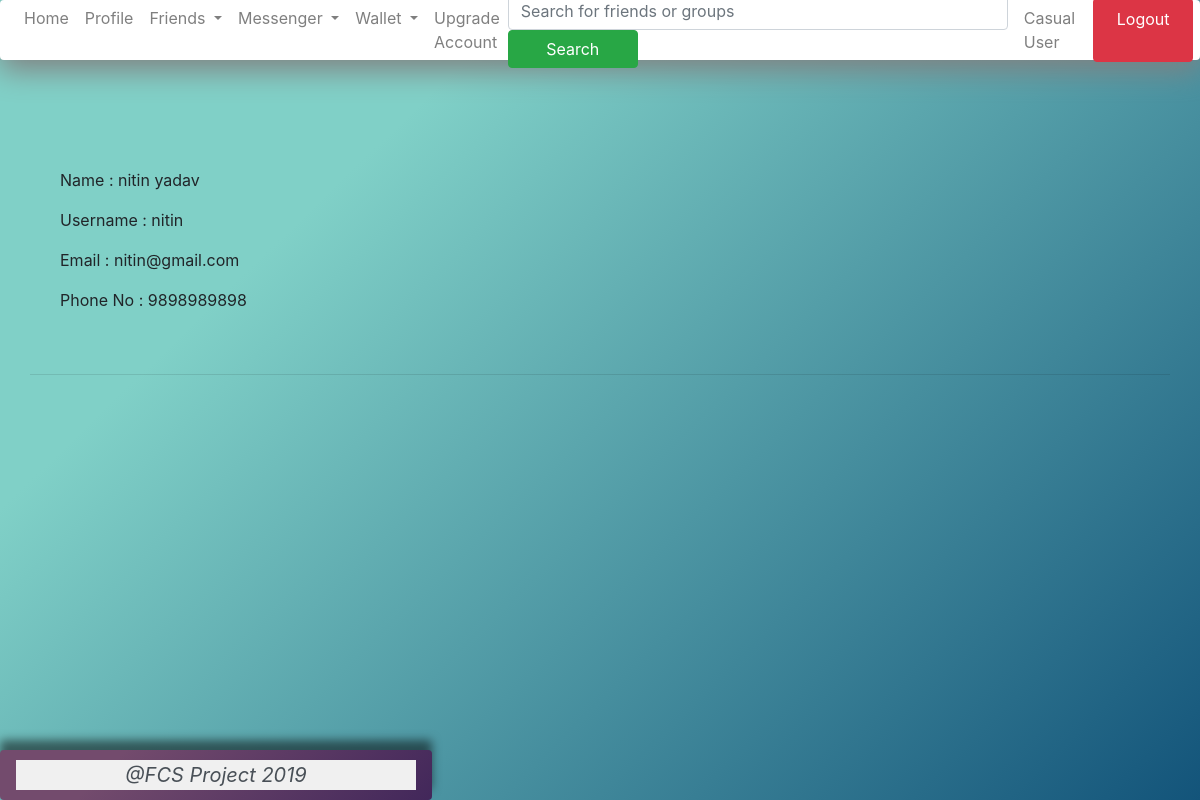
The app's page /profile/1/ (signed in), older data.
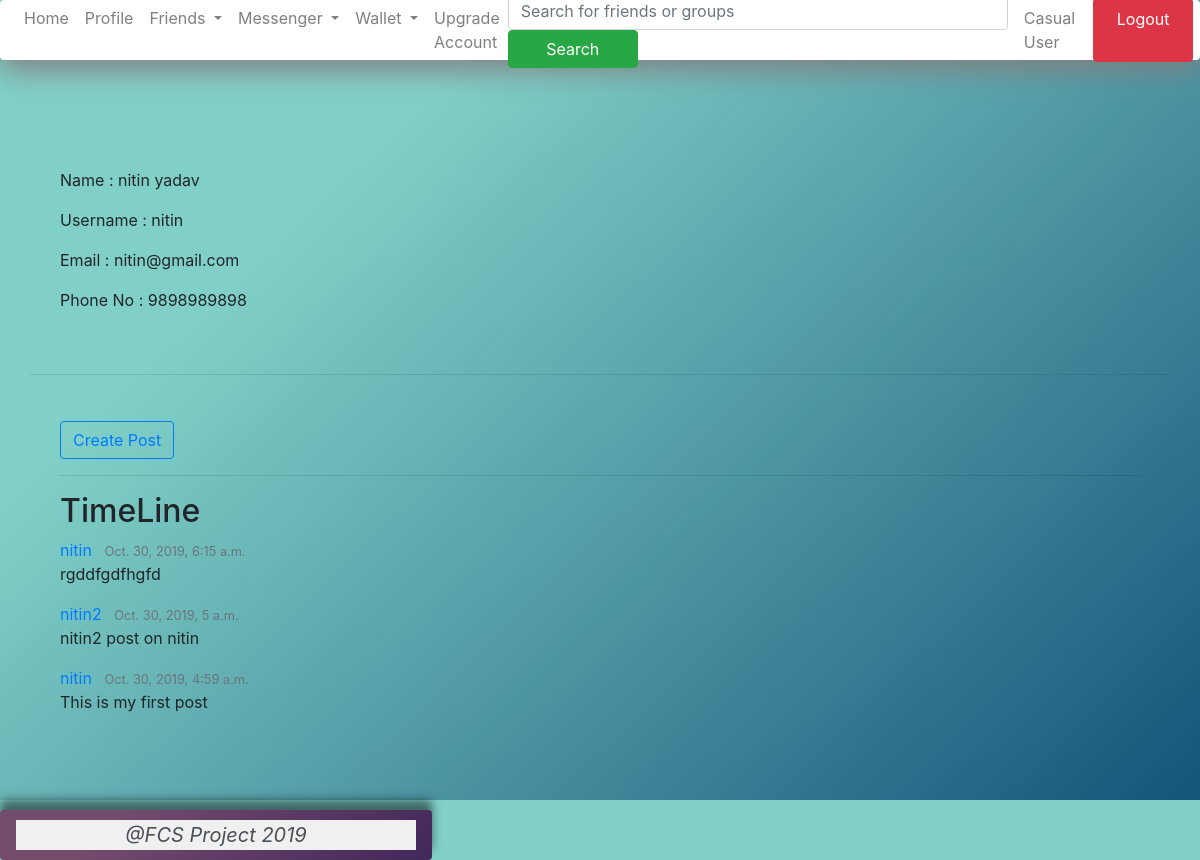
The same page, newer data.
### dashboard/models.py (models this page shows, shortened)
class feed(models.Model):
    author = models.ForeignKey(Account, on_delete=models.CASCADE)
    post_to = models.ForeignKey(Account, on_delete=models.SET_NULL,null=True,related_name="other_users")
    content = models.TextField(null=False)
    date_posted = models.DateTimeField(default=timezone.now)

### account/models.py (models this page shows, shortened)
class Account(AbstractBaseUser):
	email = models.EmailField(verbose_name="email", max_length=60, unique=True)
	username = models.CharField(verbose_name="username", max_length=30, unique=True)
	first_name = models.CharField(verbose_name="first name", max_length=30)
	last_name = models.CharField(verbose_name="last name", max_length=30)
	phone_no = models.CharField(verbose_name="phone number", max_length=10, unique=True)
	date_joined = models.DateTimeField(verbose_name="data joined", auto_now_add=True)
	last_login = models.DateTimeField(verbose_name="last login", auto_now=True)
	is_admin = models.BooleanField(default=False)
	is_active = models.BooleanField(default=True)
	is_staff = models.BooleanField(default=False)
	is_superuser = models.BooleanField(default=False)
	is_casual_user = models.BooleanField(default=True)
	is_premium_user = models.BooleanField(default=False)
	is_commercial_user = models.BooleanField(default=False)
	is_verified = models.BooleanField(default=False)
	premium_type = models.IntegerField(default=0, verbose_name="premium_type")
	USERNAME_FIELD = 'email'
	REQUIRED_FIELDS = ['username', 'first_name', 'last_name', 'phone_no']
	objects = MyAccountManager()
	def __str__(self):
		return self.email

### dashboard/views.py (the view)
# urls.py: url(r'^profile/(?P<u_id>\w+)/$', profile_view, name="profile"),
def profile_view(request, u_id=None):
	if not request.user.is_authenticated:
		return redirect('login')
	user_data = Account.objects.filter(id=u_id)[0]
	posts = feed.objects.filter(post_to = user_data).order_by('-date_posted')
	is_friend = False
	if int(u_id) == int(request.user.id):
		is_friend = True
	if Friend.objects.filter(user_1 = user_data, user_2 = request.user).exists() | Friend.objects.filter(user_2 = user_data, user_1 = request.user).exists():
		is_friend = True
	print(is_friend)
	args = {
		'user': user_data,
		'u_id' : int(u_id),
		'posts' : posts,
		'is_friend' : is_friend
	}
	return render(request, 'profile.html', args)

### dashboard/templates/profile.html (shortened to what this page needs)
{% extends 'dashboard/base.html' %}
{% block content %}
<div class="conatiner-fluid" style="
	padding: 30px;
">
	<div class="conatiner-fluid" style="
		padding: 30px;
	">
		<p>
			Name : {{ user.first_name }} {{user.last_name}}
		</p>
		<p>
			Username : {{ user.username }} <br>
		</p>
		<p>
			Email : {{ user }} <br>
		</p>
		<p>
			Phone No : {{ user.phone_no }} <br>
		</p>
	</div>
	<hr>
	{% if is_friend %}
	<div class="conatiner-fluid" style="
		padding: 30px;
	">
		<a href="/create_post/{{ u_id }}" class="btn btn-outline-primary">Create Post</a>
		<hr>
		<h2>TimeLine</h2>
		<div>
		{% for post in posts %}
		        <article class="media content-section">
		            <div class="media-body">
		                <div class="article-metadata">
		                    <a class="mr-2" href="#">{{ post.author.first_name }}</a>
		                    <small class="text-muted">{{ post.date_posted }}</small>
		                </div>
		                <p class="article-content">{{ post.content }}</p>
		            </div>
		        </article>
		{% endfor %}
		</div>
	</div>
	{% endif %}
</div>
{% endblock %}

Row changes from the older to the newer data that the page shows:
added feed: author.first_name "nitin", date_posted "Oct. 30, 2019, 6:15 a.m.", content "rgddfgdfhgfd"
added feed: author.first_name "nitin2", date_posted "Oct. 30, 2019, 5 a.m.", content "nitin2 post on nitin"
added feed: author.first_name "nitin", date_posted "Oct. 30, 2019, 4:59 a.m.", content "This is my first post"
Text that changed along with them:
text now shown: "Create Post TimeLine"
